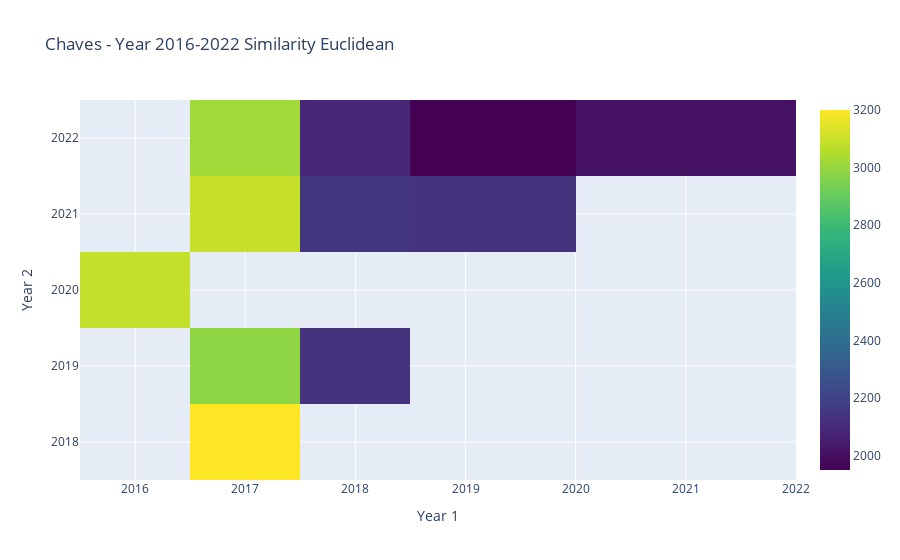
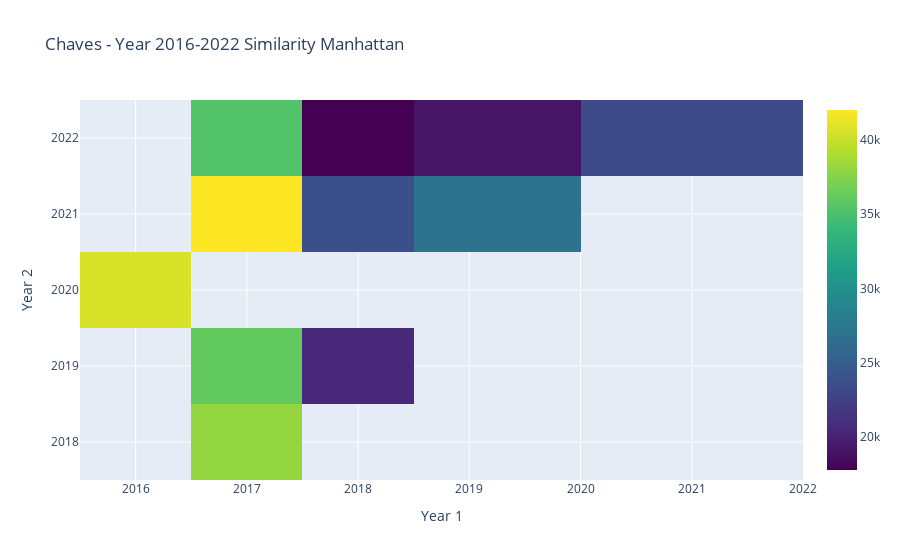
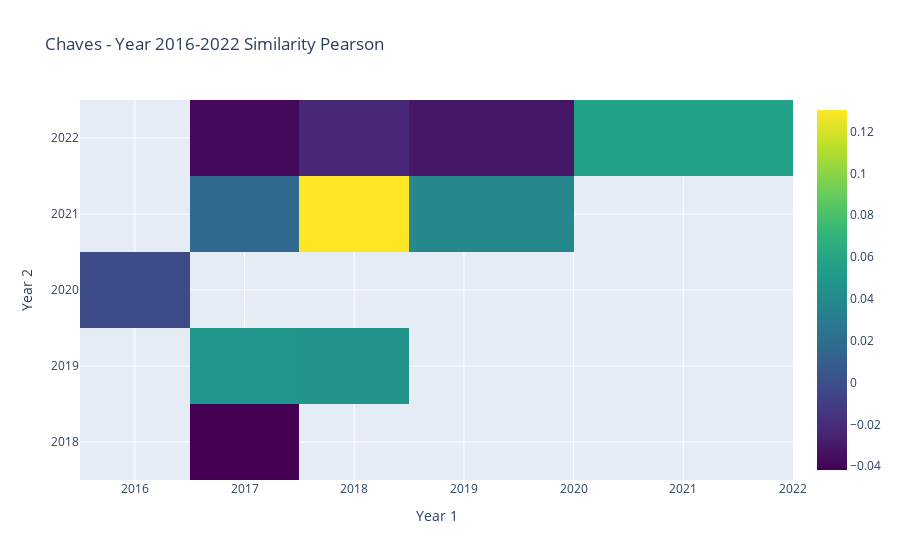
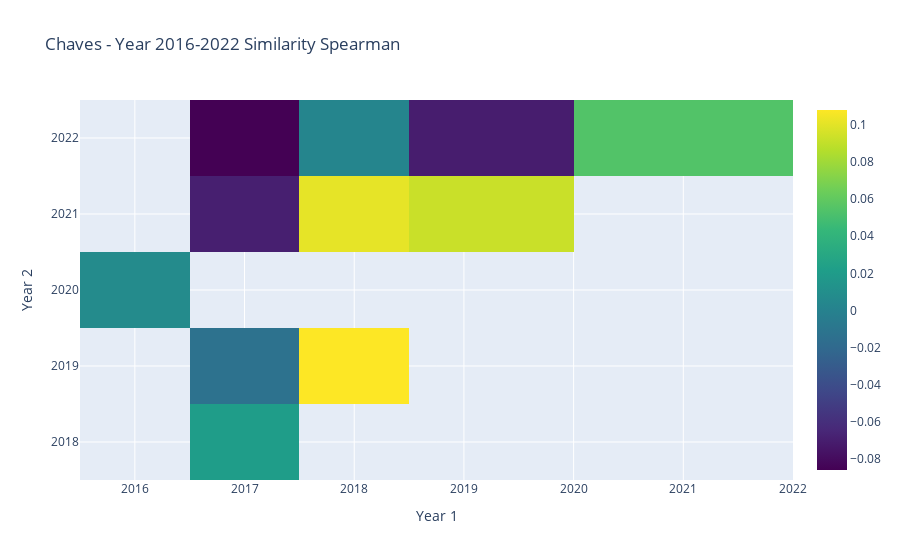

The code cell stored with these charts, in order, in its notebook:
### Code cell
metrics = ['Euclidean', 'Manhattan', 'Pearson', 'Spearman', 'Kendall Tau', 'KL Divergence']
title = 'Chaves - Year 2016-2022 Similarity '
path = '../../data/year_by_year_sim_scores/'
plt = seasonal_similarity.Plot(df)
plt.all(metrics, title)
plt.save_all(path)

### Figure 1 — Plotly figure (JSON) as saved in the notebook; plotly's stock layout.template omitted (floating-point values rounded to 4 significant figures; data arrays with more than 128 entries replaced by an {"elided": "..."} marker saying what was removed)
{"data": [{"colorscale": [[0, "#440154"], [0.1111, "#482878"], [0.2222, "#3e4989"], [0.3333, "#31688e"], [0.4444, "#26828e"], [0.5556, "#1f9e89"], [0.6667, "#35b779"], [0.7778, "#6ece58"], [0.8889, "#b5de2b"], [1, "#fde725"]], "type": "heatmap", "x": {"elided": "143 int values"}, "y": {"elided": "143 int values"}, "z": {"elided": "143 float values"}}], "layout": {"title": {"text": "Chaves - Year 2016-2022 Similarity Euclidean"}, "xaxis": {"title": {"text": "Year 1"}}, "yaxis": {"title": {"text": "Year 2"}}}}

### Figure 2 — Plotly figure (JSON) as saved in the notebook; plotly's stock layout.template omitted (floating-point values rounded to 4 significant figures; data arrays with more than 128 entries replaced by an {"elided": "..."} marker saying what was removed)
{"data": [{"colorscale": [[0, "#440154"], [0.1111, "#482878"], [0.2222, "#3e4989"], [0.3333, "#31688e"], [0.4444, "#26828e"], [0.5556, "#1f9e89"], [0.6667, "#35b779"], [0.7778, "#6ece58"], [0.8889, "#b5de2b"], [1, "#fde725"]], "type": "heatmap", "x": {"elided": "143 int values"}, "y": {"elided": "143 int values"}, "z": {"elided": "143 float values"}}], "layout": {"title": {"text": "Chaves - Year 2016-2022 Similarity Manhattan"}, "xaxis": {"title": {"text": "Year 1"}}, "yaxis": {"title": {"text": "Year 2"}}}}

### Figure 3 — Plotly figure (JSON) as saved in the notebook; plotly's stock layout.template omitted (floating-point values rounded to 4 significant figures; data arrays with more than 128 entries replaced by an {"elided": "..."} marker saying what was removed)
{"data": [{"colorscale": [[0, "#440154"], [0.1111, "#482878"], [0.2222, "#3e4989"], [0.3333, "#31688e"], [0.4444, "#26828e"], [0.5556, "#1f9e89"], [0.6667, "#35b779"], [0.7778, "#6ece58"], [0.8889, "#b5de2b"], [1, "#fde725"]], "type": "heatmap", "x": {"elided": "143 int values"}, "y": {"elided": "143 int values"}, "z": {"elided": "143 float values"}}], "layout": {"title": {"text": "Chaves - Year 2016-2022 Similarity Pearson"}, "xaxis": {"title": {"text": "Year 1"}}, "yaxis": {"title": {"text": "Year 2"}}}}

### Figure 4 — Plotly figure (JSON) as saved in the notebook; plotly's stock layout.template omitted (floating-point values rounded to 4 significant figures; data arrays with more than 128 entries replaced by an {"elided": "..."} marker saying what was removed)
{"data": [{"colorscale": [[0, "#440154"], [0.1111, "#482878"], [0.2222, "#3e4989"], [0.3333, "#31688e"], [0.4444, "#26828e"], [0.5556, "#1f9e89"], [0.6667, "#35b779"], [0.7778, "#6ece58"], [0.8889, "#b5de2b"], [1, "#fde725"]], "type": "heatmap", "x": {"elided": "143 int values"}, "y": {"elided": "143 int values"}, "z": {"elided": "143 float values"}}], "layout": {"title": {"text": "Chaves - Year 2016-2022 Similarity Spearman"}, "xaxis": {"title": {"text": "Year 1"}}, "yaxis": {"title": {"text": "Year 2"}}}}
